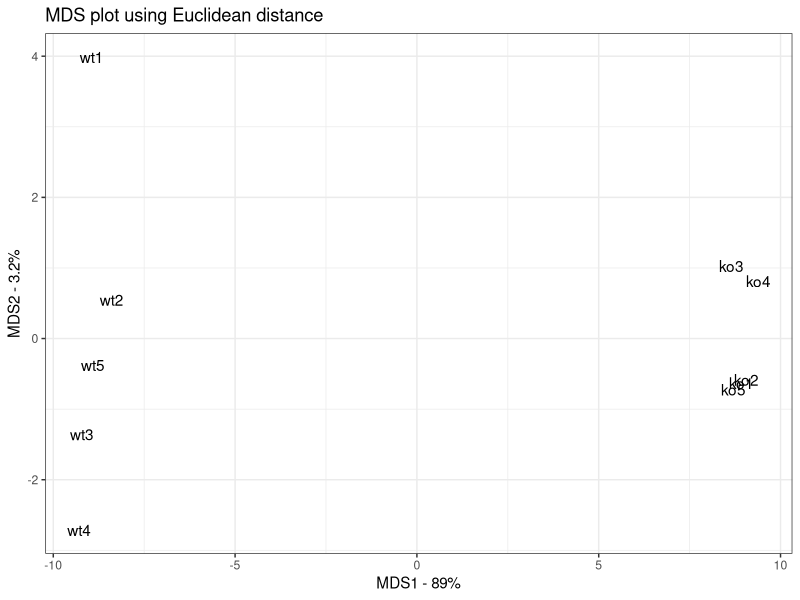
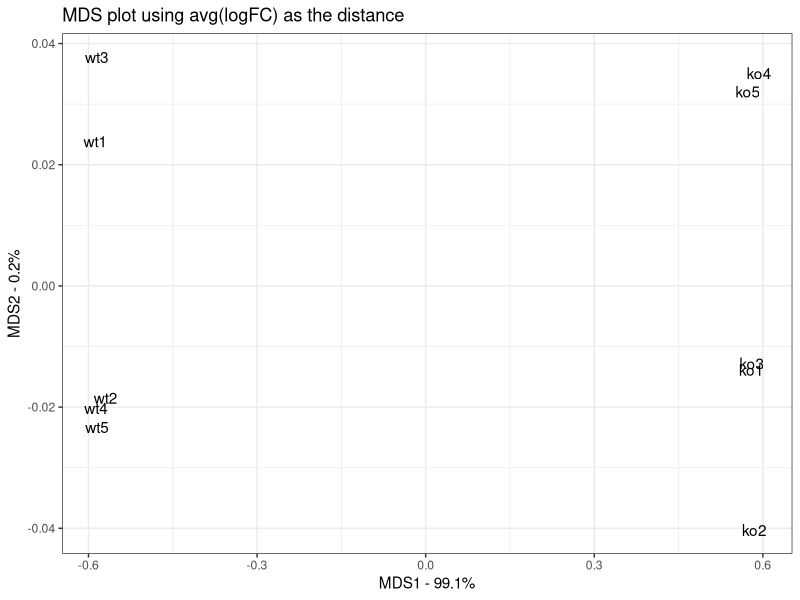

Write the R code that produced these figures, in order.
library(ggplot2)
## In this example, the data is in a matrix called
## data.matrix
## columns are individual samples (i.e. cells)
## rows are measurements taken for all the samples (i.e. genes)
## Just for the sake of the example, here's some made up data...
data.matrix <- matrix(nrow=100, ncol=10)
colnames(data.matrix) <- c(
  paste("wt", 1:5, sep=""),
  paste("ko", 1:5, sep=""))
rownames(data.matrix) <- paste("gene", 1:100, sep="")
for (i in 1:100) {
  wt.values <- rpois(5, lambda=sample(x=10:1000, size=1))
  ko.values <- rpois(5, lambda=sample(x=10:1000, size=1))
 
  data.matrix[i,] <- c(wt.values, ko.values)
}
head(data.matrix)
dim(data.matrix)
 

###################################################################
##
##    draw an MDS plot using the same data and the Euclidean
##    distance. This graph should look the same as the PCA plot
##
###################################################################
 
## first, calculate the distance matrix using the Euclidian distance.
## NOTE: We are transposing, scaling and centering the data just like PCA.
distance.matrix <- dist(scale(t(data.matrix), center=TRUE, scale=TRUE),
  method="euclidean")
 
## do the MDS math (this is basically eigen value decomposition)
mds.stuff <- cmdscale(distance.matrix, eig=TRUE, x.ret=TRUE)
 
## calculate the percentage of variation that each MDS axis accounts for...
mds.var.per <- round(mds.stuff$eig/sum(mds.stuff$eig)*100, 1)
mds.var.per
 
## now make a fancy looking plot that shows the MDS axes and the variation:
mds.values <- mds.stuff$points
mds.data <- data.frame(Sample=rownames(mds.values),
  X=mds.values[,1],
  Y=mds.values[,2])
mds.data
 
ggplot(data=mds.data, aes(x=X, y=Y, label=Sample)) +
  geom_text() +
  theme_bw() +
  xlab(paste("MDS1 - ", mds.var.per[1], "%", sep="")) +
  ylab(paste("MDS2 - ", mds.var.per[2], "%", sep="")) +
  ggtitle("MDS plot using Euclidean distance")
 
###################################################################
##
##    Now draw an MDS plot using the same data and the average log(fold change)
##    This graph should look different than the first two
##
###################################################################
 
## first, take the log2 of all the values in the data.matrix.
## This makes it easy to compute log2(Fold Change) between a gene in two
## samples since...
##
## log2(Fold Change) = log2(value for sample 1) - log2(value for sample 2)
##
log2.data.matrix <- log2(data.matrix)
 
## now create an empty distance matrix
log2.distance.matrix <- matrix(0,
  nrow=ncol(log2.data.matrix),
  ncol=ncol(log2.data.matrix),
  dimnames=list(colnames(log2.data.matrix),
    colnames(log2.data.matrix)))
 
log2.distance.matrix
 
## now compute the distance matrix using avg(absolute value(log2(FC)))
for(i in 1:ncol(log2.distance.matrix)) {
  for(j in 1:i) {
    log2.distance.matrix[i, j] <-
      mean(abs(log2.data.matrix[,i] - log2.data.matrix[,j]))
  }
}
log2.distance.matrix
 
## do the MDS math (this is basically eigen value decomposition)
## cmdscale() is the function for "Classical Multi-Dimensional Scalign"
mds.stuff <- cmdscale(as.dist(log2.distance.matrix),
  eig=TRUE,
  x.ret=TRUE)
 
## calculate the percentage of variation that each MDS axis accounts for...
mds.var.per <- round(mds.stuff$eig/sum(mds.stuff$eig)*100, 1)
mds.var.per
 
## now make a fancy looking plot that shows the MDS axes and the variation:
mds.values <- mds.stuff$points
mds.data <- data.frame(Sample=rownames(mds.values),
  X=mds.values[,1],
  Y=mds.values[,2])
mds.data
 
ggplot(data=mds.data, aes(x=X, y=Y, label=Sample)) +
  geom_text() +
  theme_bw() +
  xlab(paste("MDS1 - ", mds.var.per[1], "%", sep="")) +
  ylab(paste("MDS2 - ", mds.var.per[2], "%", sep="")) +
  ggtitle("MDS plot using avg(logFC) as the distance")
